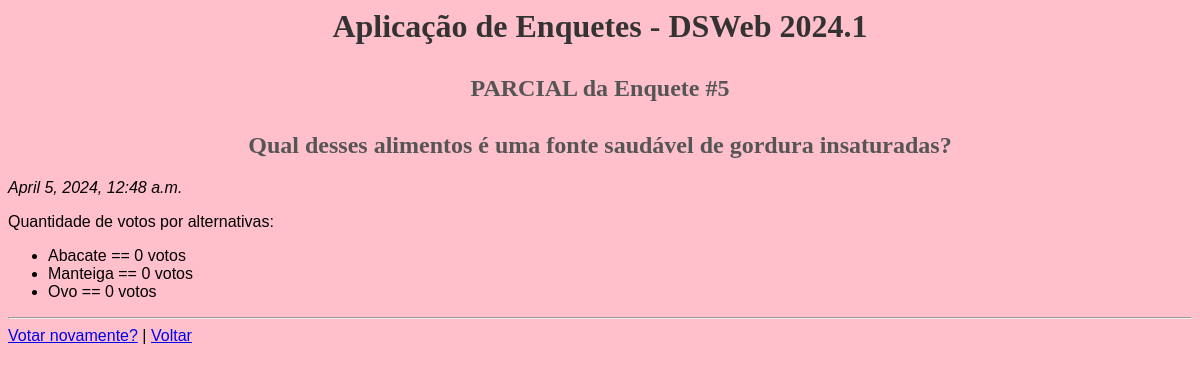
/enquetes/5/resultado/, run on an earlier commit of the app's database.
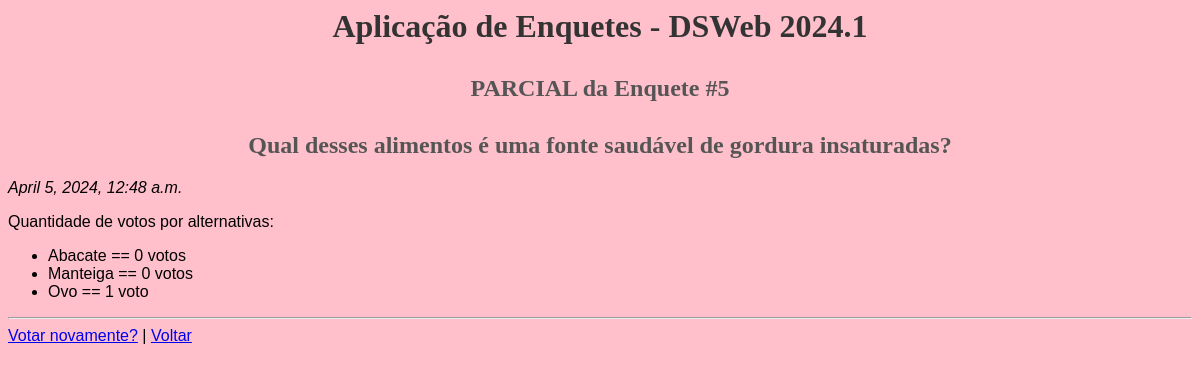
And on a later commit of the database.
### enquetes/models.py (models this page shows, shortened)
class Alternativa(models.Model):
    texto = models.CharField(max_length=100)
    quant_votos = models.IntegerField(
        'Quantidade de votos', default=0
    )
    pergunta = models.ForeignKey(Pergunta, on_delete=models.CASCADE)

### enquetes/views.py (the view)
class ResultadoView(View):
    def get(self, request, *args, **kwargs):
        pergunta_id = kwargs['pk']
        pergunta = get_object_or_404(Pergunta, pk = pergunta_id)
        contexto = {'pergunta': pergunta}
        return render(request, 'enquetes/resultado.html', contexto)

### enquetes/templates/enquetes/resultado.html (shortened to what this page needs)
{% load static %}
<html>
    <head>
        <link rel="stylesheet" type="text/css" href="{% static 'style.css' %}">
    </head>
    <body>
        <h1>Aplicação de Enquetes - DSWeb 2024.1</h1>
        <h2>PARCIAL da Enquete #{{ pergunta.id }}</h2>
        <h2>{{ pergunta.texto }}</h2>
        <p><i>{{ pergunta.data_pub }}</i></p>
        <p>Quantidade de votos por alternativas:</p>
        <ul>
          {% for alt in pergunta.alternativa_set.all %}
            <li>
              {{ alt.texto }} == {{ alt.quant_votos }}
              voto{{ alt.quant_votos | pluralize }}
            </li>
          {% endfor %}
        </ul>
        <hr>
        <a href="{% url 'enquetes:detalhes' pergunta.id %}">Votar novamente?</a> |
        <a href="{% url 'enquetes:index' %}">Voltar</a>
    </body>
</html>

What changed in the data, as far as the page shows it:
changed Alternativa "Ovo": quant_votos "0" → "1"; quant_votos|pluralize "s" → (not shown)
